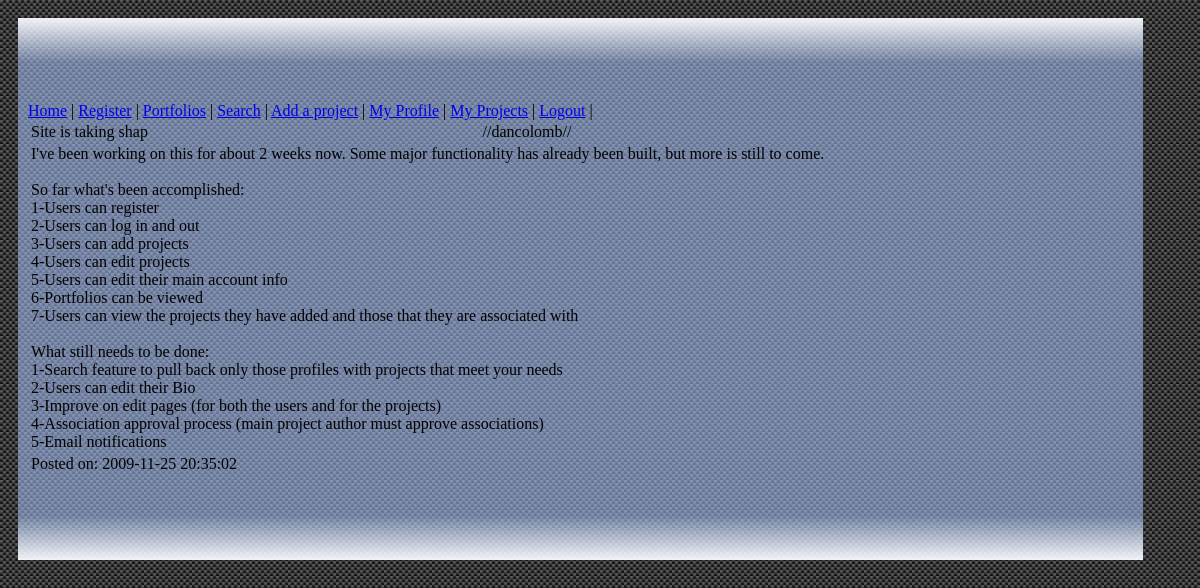
Screenshot of / (signed in) with the database file from the repository.
### tables this page shows
CREATE TABLE `port_news` (
  `news_id` int(10) unsigned NOT NULL AUTO_INCREMENT,
  `subject` varchar(45) NOT NULL,
  `body` text NOT NULL,
  `create_by` int(10) unsigned NOT NULL,
  `create_dt` int(10) unsigned NOT NULL,
  PRIMARY KEY (`news_id`)
);

CREATE TABLE `port_user` (
  `user_id` int(10) unsigned NOT NULL AUTO_INCREMENT,
  `user_name` varchar(80) NOT NULL,
  `passwd` text NOT NULL,
  `email_addr` varchar(90) NOT NULL,
  `user_f_name` varchar(80) NOT NULL,
  `user_l_name` varchar(80) NOT NULL,
  `img_path` text,
  `views` int(10) unsigned NOT NULL DEFAULT '0',
  `create_dt` int(10) unsigned NOT NULL,
  `mod_dt` int(10) unsigned NOT NULL,
  PRIMARY KEY (`user_id`),
  UNIQUE KEY `uni_name` (`user_name`)
);

### include/phpSQL.php (called while the page is built, shortened)
<?php
class phpSQL
{
	var $host=_HOST;
	var $port=_PORT;
	var $user=_USER;
	var $pass=_PW;
	var $db=_DB;
	var $sql;
	var $config;
	function query($sql_statement) {
		$this->sql=$sql_statement;
	}
	function set_config($host, $port, $user, $pass, $db)
	{
		$this->host = $host;
		$this->port = $port;
		$this->user = $user;
		$this->pass = $pass;
		$this->db = $db;
	}
	function get_config()
	{
		$this->config[0] = $this->host;
		$this->config[1] = $this->port;
		$this->config[2] = $this->user;
		$this->config[3] = $this->pass;
		$this->config[4] = $this->db;
	}
	function open_conn($default,$dbvars)
	{
		if($default) {
		 $this->conn = mysql_connect($this->config[0].':'.$this->config[1], $this->config[2], $this->config[3]) or die ('Error Connecting to mySQL Server ('.$this->config[0].':'.$this->config[1].', '.$this->config[2].', '.$this->config[3].')');
		} else {
		  $this->set_config($dbvars[0],$dbvars[1],$dbvars[2],$dbvars[3],$dbvars[4]);
		  $this->open_conn(true,  NULL);
		}
	}
	function runquery()
	{
		$this->results = mysql_query($this->sql) or die('Query Failed! '.$this->sql.' <br /> ('.mysql_error().')');
		return $this->results;
    }
}
?>

### include/classes.php (the view, shortened to what this page needs)
<?php
require_once 'htmlGen.php';
require_once 'phpSQL.php';
function getLatestNews($count=5)
{
	$xsql = new phpSQL();
	$xsql->query("SELECT n.news_id, n.subject, n.body, u.user_name, from_unixtime(n.create_dt) FROM port_news n INNER JOIN port_user u on n.create_by=u.user_id LIMIT ".$count);
	$res = $xsql->runquery();
	$html=startTable();
	while($row=mysql_fetch_row($res))
	{
		$html.="<tr><td>".$row[1]."</td><td>//".$row[3]."//</td></tr>";
		$html.="<tr><td colspan=2>".str_replace("\n","<br />",$row[2])."</td></tr>";
		$html.="<tr><td colspan=2>Posted on: ".$row[4]."</td></tr>";
	}
	$html.=endTable();
	return $html;
}
?>

### include/css/style.css (style rules this page uses)
.wrapper { border-style:solid; border-width:0px; width:95%; padding:10px; }
.content { background-image:url('../../images/conGlassCenter.png'); background-repeat: repeat; padding:10px; }
.footer { background-image:url('../../images/conGlassBottom.png'); background-repeat: repeat-x; height:74px; }
.header { background-image:url('../../images/conGlassTop.png'); background-repeat: repeat-x; height:74px; }
.body_content { background-image:url('../../images/carb.png'); background-repeat: repeat; }

### rows the page displays
port_news: subject "Site is taking shap", port_user.user_name "dancolomb", body "I've been working on this for about 2 weeks now. Some major functionality has already been built, but more is still to come. So far what's been accomplished: 1-Users can register 2-Users can log in and out 3-Users can add projects 4-Users can edit projects 5-Users can edit their main account info 6-Portfolios can be viewed 7-Users can view the projects they have added and those that they are associated with What still needs to be done: 1-Search feature to pull back only those profiles with projects that meet your needs 2-Users can edit their Bio 3-Improve on edit pages (for both the users and for the projects) 4-Association approval process (main project author must approve associations)…", row "2009-11-25 20:35:02"

### other values shown
$name "Home Register Portfolios Search Add a project My Profile My Projects Logout"
$html "| | | | | | | |"
